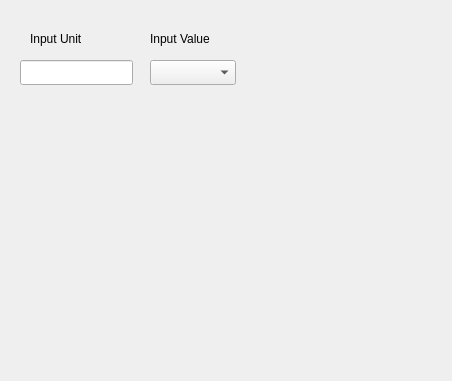
<?xml version="1.0" encoding="UTF-8"?>
<ui version="4.0">
 <class>UnitConverter</class>
 <widget class="QDialog" name="UnitConverter">
  <property name="geometry">
   <rect>
    <x>0</x>
    <y>0</y>
    <width>452</width>
    <height>381</height>
   </rect>
  </property>
  <property name="windowTitle">
   <string>Unit Converter</string>
  </property>
  <widget class="QLineEdit" name="lineEdit">
   <property name="geometry">
    <rect>
     <x>20</x>
     <y>60</y>
     <width>113</width>
     <height>25</height>
    </rect>
   </property>
  </widget>
  <widget class="QComboBox" name="comboBox">
   <property name="geometry">
    <rect>
     <x>150</x>
     <y>60</y>
     <width>86</width>
     <height>25</height>
    </rect>
   </property>
  </widget>
  <widget class="QLabel" name="label">
   <property name="geometry">
    <rect>
     <x>30</x>
     <y>30</y>
     <width>67</width>
     <height>17</height>
    </rect>
   </property>
   <property name="text">
    <string>Input Unit</string>
   </property>
  </widget>
  <widget class="QLabel" name="label_2">
   <property name="geometry">
    <rect>
     <x>150</x>
     <y>30</y>
     <width>81</width>
     <height>17</height>
    </rect>
   </property>
   <property name="text">
    <string>Input Value</string>
   </property>
  </widget>
 </widget>
 <resources/>
 <connections/>
</ui>
